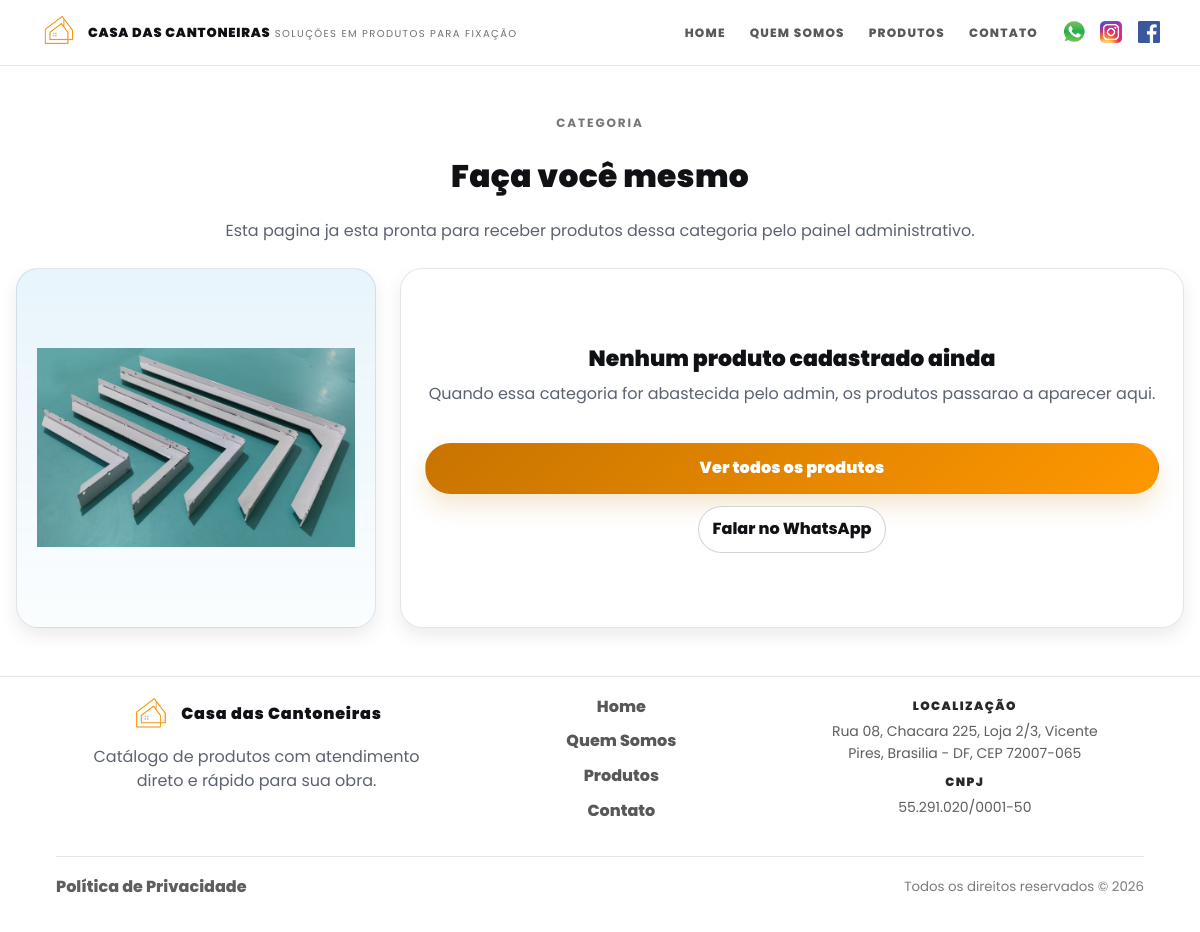
Page /categorias/acessorios on the committed database.
### models.py (models this page shows)
class Categoria(Base):
    __tablename__ = "categorias"
    id = Column(Integer, primary_key=True, index=True)
    slug = Column(String(120), nullable=False, unique=True, index=True)
    nome = Column(String(120), nullable=False)
    nome_exibicao = Column(String(120), nullable=False)
    subtitulo_exibicao = Column(String(120), nullable=True)
    imagem_url = Column(String, nullable=True)
    imagem_mime = Column(String(64), nullable=True)
    imagem_bytes = Column(LargeBinary, nullable=True)
    imagem_sha256 = Column(String(64), nullable=True)
    ordem_exibicao = Column(Integer, nullable=False, default=0, server_default="0")
    criado_em = Column(DateTime(timezone=True), server_default=func.now())
    atualizado_em = Column(DateTime(timezone=True), server_default=func.now(), onupdate=func.now())

### main.py (the view)
@app.get("/categorias/{slug}", response_class=HTMLResponse)
def categoria_detalhe(slug: str, request: Request, db: Session = Depends(get_db)):
    catalogo = _catalogo_index(db)
    categoria = catalogo["categorias_por_slug"].get(slug)
    if not categoria:
        raise HTTPException(status_code=404, detail="Categoria nao encontrada")
    subcategorias = catalogo["subcategorias_por_categoria"].get(slug, [])
    produtos_db = [] if subcategorias else crud.get_produtos(db, categoria_slug=slug)
    whatsapp_link = gerar_link_whatsapp_text(f"Ola! Tenho interesse na categoria {categoria['nome']}.")
    return templates.TemplateResponse(
        "categoria.html",
        {
            "request": request,
            "categoria": categoria,
            "produtos": [
                _produto_view(
                    produto,
                    categorias_por_slug=catalogo["categorias_por_slug"],
                    subcategorias_por_chave=catalogo["subcategorias_por_chave"],
                )
                for produto in produtos_db
            ],
            "subcategorias": subcategorias,
            "subcategoria_atual": None,
            "whatsapp_numero": telefone_visivel(),
            "whatsapp_link": whatsapp_link,
        },
    )

### templates/categoria.html (shortened to what this page needs)
{% extends "base_new.html" %}
{% block body_class %}home-ref{% endblock %}
{% block content %}
<section class="category-page">
  <div class="section-container">
    <div class="category-page__hero">
      <p class="kicker">{% if subcategoria_atual %}Subcatalogo{% else %}Categoria{% endif %}</p>
      {% if subcategoria_atual %}
      <p class="category-page__breadcrumb">
        <a href="/categorias/{{ categoria.slug }}">{{ categoria.nome_exibicao }}</a>
        {% if categoria.subtitulo_exibicao %}
        <span>/ {{ categoria.subtitulo_exibicao }}</span>
        {% endif %}
      </p>
      <h1 class="heading-section">{{ subcategoria_atual.nome_exibicao }}</h1>
      {% else %}
      <h1 class="heading-section">{{ categoria.nome_exibicao }}</h1>
      {% endif %}
      <p class="muted">
        {% if subcategoria_atual %}
        Confira os produtos disponiveis nesta linha.
        {% elif subcategorias %}
        Escolha um subcatalogo para acessar os produtos internos desta linha.
        {% elif produtos %}
        Confira os produtos disponiveis nesta categoria e abra os detalhes de cada item.
        {% else %}
        Esta pagina ja esta pronta para receber produtos dessa categoria pelo painel administrativo.
        {% endif %}
      </p>
    </div>
    {% if produtos %}
    <section class="products-modern category-products">
      <div class="grid-produtos" id="produtosGrid">
        {% for p in produtos %}
        <div class="card-produto">
          <div class="card-image-container">
            <img
              src="{{ p.imagem_url or '/static/images/placeholder.png' }}"
              alt="{{ p.nome }}"
              class="card-image"
              onerror="this.src='/static/images/placeholder.png'"
            >
          </div>
          <div class="card-content">
            <h3 class="card-title">{{ p.nome }}</h3>
            {% if not subcategoria_atual %}
            <div class="card-actions card-actions--single">
              <a href="/produto/{{ p.id }}" class="btn-product">Ver detalhes</a>
            </div>
            {% endif %}
          </div>
        </div>
        {% endfor %}
      </div>
    </section>
    {% else %}
    <div class="category-empty-state">
      <div class="category-empty-state__media">
        <img
          src="{{ categoria.imagem_url }}"
          alt="{{ categoria.nome_exibicao }}"
          class="category-empty-state__image"
        >
      </div>
      <div class="category-empty-state__content">
        <h2 class="section-title">Nenhum produto cadastrado ainda</h2>
        <p class="section-subtitle">
          Quando essa categoria for abastecida pelo admin, os produtos passarao a aparecer aqui.
        </p>
        <div class="produto-actions">
          <a href="/produtos" class="btn-product">Ver todos os produtos</a>
          <a href="{{ whatsapp_link }}" target="_blank" rel="noopener" class="btn-secondary">
            Falar no WhatsApp
          </a>
        </div>
      </div>
    </div>
    {% endif %}
  </div>
</section>
{% endblock %}

### static/css/site.css (style rules this page uses)
:root { --bg: #ffffff; --surface: #ffffff; --text: #101114; --muted: #5c6270; --line: rgba(16,17,20,0.10); --brand: #c87400; --brand-2: #ff9800; --brand-ink: #1a1a1a; --catalog-frame-border: 5px solid var(--brand-2); --catalog-frame-shadow: 0 20px 34px rgba(23,153,219,0.10); --radius-sm: 10px; --radius-md: 16px; --radius-lg: 22px; --shadow-sm: 0 8px 18px rgba(16,17,20,0.08); --shadow-md: 0 18px 45px rgba(16,17,20,0.12); --container: 1200px; --space-1: 6px; --space-2: 10px; --space-3: 14px; --space-4: 18px; --space-5: 24px; --space-6: 32px; --space-7: 48px; --space-8: 72px; --h1: clamp(34px, 3.6vw, 52px); --h2: clamp(26px, 2.6vw, 38px); --h3: 20px; --base: 16px; --small: 14px; --mobile-nav-breakpoint: 1020px; --laranja: var(--brand); --laranja-claro: #ffe8c6; --cinza-medio: rgba(16,17,20,0.16); --cinza-escuro: var(--text); --transition-fast: all .12s ease; }
* { box-sizing: border-box; }
html, body { height: 100%; }
body { margin: 0; font-family: "Poppins", system-ui, -apple-system, Segoe UI, Roboto, Arial, sans-serif; font-size: var(--base); line-height: 1.55; color: var(--text); background: var(--bg); }
.neo-container, .section-container { width: min(100% - 32px, var(--container)); margin-inline: auto; text-align: center; }
img { max-width: 100%; height: auto; display: block; }
a { color: inherit; text-decoration: none; }
.kicker { letter-spacing: 0.16em; text-transform: uppercase; font-weight: 700; font-size: 12px; color: rgba(16,17,20,0.58); margin: 0 0 var(--space-3); }
.heading-section { margin: 0 0 var(--space-4); font-size: var(--h2); font-weight: 900; letter-spacing: 0.01em; width: 100%; margin-top: 20px; }
.muted { margin: 0; color: var(--muted); padding: 0%; }
.btn-secondary { display: inline-flex; align-items: center; justify-content: center; padding: 10px 14px; border-radius: 999px; border: 1px solid rgba(16,17,20,0.18); background: #fff; color: var(--text); font-weight: 800; }
.section-container { width: min(100% - 32px, var(--container)); margin-inline: auto; padding-inline: 0; }
.btn-product { width: 100%; display: inline-flex; align-items: center; justify-content: center; gap: 8px; border-radius: 999px; border: 1px solid transparent; min-height: 48px; padding: 12px 16px; font-weight: 900; letter-spacing: 0.01em; background: linear-gradient(135deg, var(--brand) 0%, var(--brand-2) 100%); color: #fff; box-shadow: 0 12px 24px rgba(200,116,0,0.18); transition: transform .12s ease, box-shadow .12s ease, filter .12s ease; }
.category-page { padding-block: var(--space-7); }
.category-page__hero { width: min(100%, 760px); margin: 0 auto var(--space-5); }
.produto-actions { display: flex; flex-wrap: wrap; gap: 12px; margin-top: 20px; justify-content: center; }
.category-empty-state { display: grid; grid-template-columns: minmax(280px, 360px) 1fr; gap: 24px; align-items: stretch; }
.category-empty-state__media, .category-empty-state__content { border-radius: var(--radius-lg); border: 1px solid rgba(16,17,20,0.10); background: #fff; box-shadow: var(--shadow-sm); }
.category-empty-state__media { padding: 20px; background: linear-gradient(180deg, rgba(23,153,219,0.10), rgba(23,153,219,0.02)), #fff; }
.category-empty-state__image { width: 100%; aspect-ratio: 1 / 1; object-fit: contain; display: block; }
.category-empty-state__content { padding: 24px; display: flex; flex-direction: column; justify-content: center; }
.section-title { margin: 0 0 6px; font-weight: 950; font-size: 22px; }
.section-subtitle { margin: 0 0 16px; color: var(--muted); }

### rows in the picture
Categoria: nome_exibicao "Faça você mesmo", imagem_url (picture)

### other values in the picture
{{ STORE_ADDRESS }} "Rua 08, Chacara 225, Loja 2/3, Vicente Pires, Brasilia - DF, CEP 72007-065"
{{ STORE_CNPJ }} "55.291.020/0001-50"
